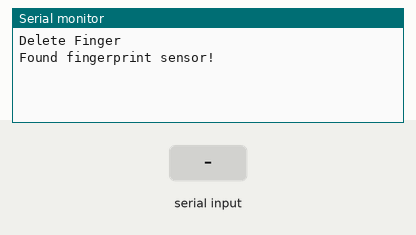
Bench run of a sketch on a simulated Arduino Uno, built with avr-gcc and run on an emulated ATmega328P. Shown: the last lines printed to the serial monitor. The test bench sets the inputs (shaded band).

Above: at 2.3 s.
2.4 s: "90,45\n" received over Serial
At 4.8 s:
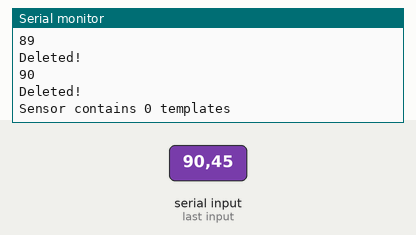
4.9 s: "1,90,45\n" received over Serial
At 6.3 s:
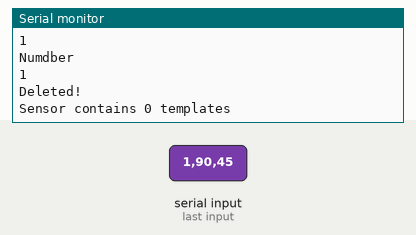
Timing chart, 0 to 7.9 s (numbered marks = the images above; inputs shaded):
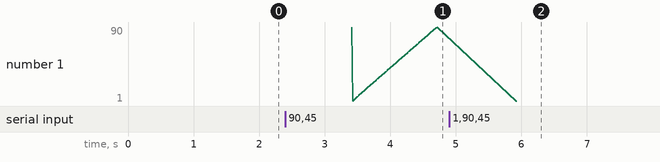

The sketch:

r307_All-DeletingFingerprints.ino
```cpp
/*#################################################################################
 * This project was produced by Halina
 *
 *  github: https://github.com/halina20011/R307
 *  YouTube: https://www.youtube.com/watch?v=QE2UWFv8szw&t
 *
 *  Install Libraries From: Adafruit_Fingerprint.h      - https://github.com/adafruit/Adafruit-Fingerprint-Sensor-Library
 *
###################################################################################*/
#include <Adafruit_Fingerprint.h>
#include <SoftwareSerial.h>
SoftwareSerial mySerial(2, 3);

Adafruit_Fingerprint finger = Adafruit_Fingerprint(&mySerial);

void setup(){
  Serial.begin(9600);
  while (!Serial);
  delay(100);
  Serial.println("\n\nDelete Finger");

  finger.begin(57600);

  if (finger.verifyPassword()) {
    Serial.println("Found fingerprint sensor!");
  } else {
    Serial.println("Did not find fingerprint sensor :(");
    while (1);
  }
}

unsigned int readnumber(void) {
  unsigned int num = 0;

  while (num == 0) {
    while (! Serial.available());
    num = Serial.parseInt();
  }
  return num;
}

void loop() {
  while(Serial.available() > 0){
    String serial = Serial.readString();
    int number = serial.toInt();
    Serial.println(serial);
    Serial.println(number);
    if(number > 0){
      Serial.println("Numdber");
      for(int i = 1; i <= number; i++){
        Serial.println(i);
        deleteFingerprint(i);
      }
      templateCount();
    }
  }
}


unsigned int deleteFingerprint(unsigned int id) {
  unsigned int p = -1;

  p = finger.deleteModel(id);

  if (p == FINGERPRINT_OK) {
    Serial.println("Deleted!");
  } else if (p == FINGERPRINT_PACKETRECIEVEERR) {
    Serial.println("Communication error");
    return p;
  } else if (p == FINGERPRINT_BADLOCATION) {
    Serial.println("Could not delete in that location");
    return p;
  } else if (p == FINGERPRINT_FLASHERR) {
    Serial.println("Error writing to flash");
    return p;
  } else {
    Serial.print("Unknown error: 0x"); Serial.println(p, HEX);
    return p;
  }
}

int templateCount(){
  int a = 0;
  while(a == 0){
    finger.getTemplateCount();
  Serial.print("Sensor contains "); Serial.print(finger.templateCount); Serial.println(" templates");
    return 0;
  }
}
```

Measured:
- after the input at 2.4 s, the serial monitor: prints a new line after 1.0 s (image 1)
